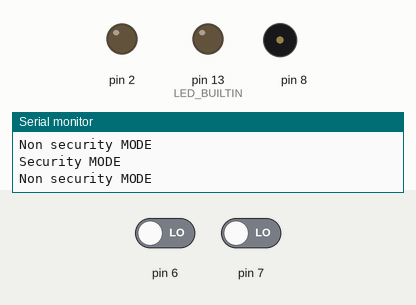
Recording of a sketch running on a simulated Arduino Mega 2560, built with avr-gcc and run on an emulated ATmega2560. Shown: output pins drawn as LEDs (lit = HIGH), buzzer (waves = sounding), the last lines printed to the serial monitor. The inputs (shaded band) are chosen by the test bench; at power-on: pin 7 LOW, pin 6 LOW.

Above: at 1.2 s.
1.3 s: pin 7 driven HIGH
At 2.0 s:
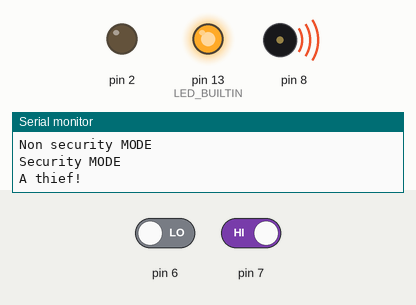
4.3 s: pin 7 driven LOW
At 5.5 s:
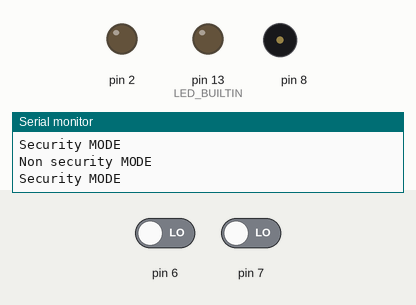
Timing chart, 0 to 7.3 s (numbered marks = the images above; inputs shaded):
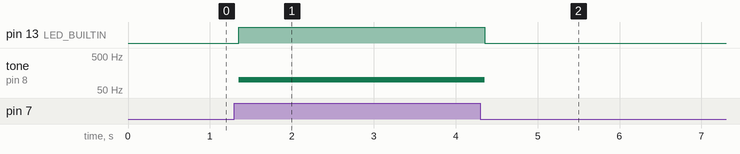

The sketch:

PIR_SENSOR_SW_sample.ino
```cpp
const uint8_t BUZZER_PIN = 8U;
const uint8_t PIR_PIN = 7U;
const uint8_t LED = 2U;
const uint8_t BUTTON_SW = 6U;

bool sentinel = false;
bool button_state = false;
void setup() {
  // put your setup code here, to run once:
    Serial.begin(115200UL);
    Serial1.begin(9600UL);
    while(!Serial1);  //블루투스 연결될때까지 대기.
    pinMode(LED_BUILTIN, OUTPUT);
    pinMode(PIR_PIN, INPUT);
    pinMode(BUZZER_PIN, OUTPUT);
    pinMode(LED, OUTPUT);
    pinMode(BUTTON_SW, INPUT);
}

void loop() {
  // put your main code here, to run repeatedly:
    if(!digitalRead(BUTTON_SW)) {
      button_state ^= HIGH;
      if(button_state) {
        Serial.println(F("Security MODE"));
        Serial1.println(F("방범 모드 ON"));
        sentinel = true;
      } else {
        Serial.println(F("Non security MODE"));
        Serial1.println(F("방범 모드 OFF"));
        sentinel = false;
      }
    }
      if(digitalRead(PIR_PIN) and sentinel) {
      Serial.println(F("A thief!"));
      Serial1.println(F("도둑이야!"));
      tone(BUZZER_PIN, 100.2);  //PWM 부저에게 PWM 신호를 전달.
      digitalWrite(LED_BUILTIN, HIGH);
      delay(1000UL);
      noTone(BUZZER_PIN);
      digitalWrite(LED_BUILTIN, LOW);
    }
}
```

Measured:
- after the input at 1.3 s, pin 13 (LED_BUILTIN): LOW → HIGH after 0.05 s; tone on pin 8: silent → 100 Hz after 0.05 s
- after the input at 4.3 s, pin 13 (LED_BUILTIN): HIGH → LOW after 0.05 s; tone on pin 8: 100 Hz → silent after 0.05 s
